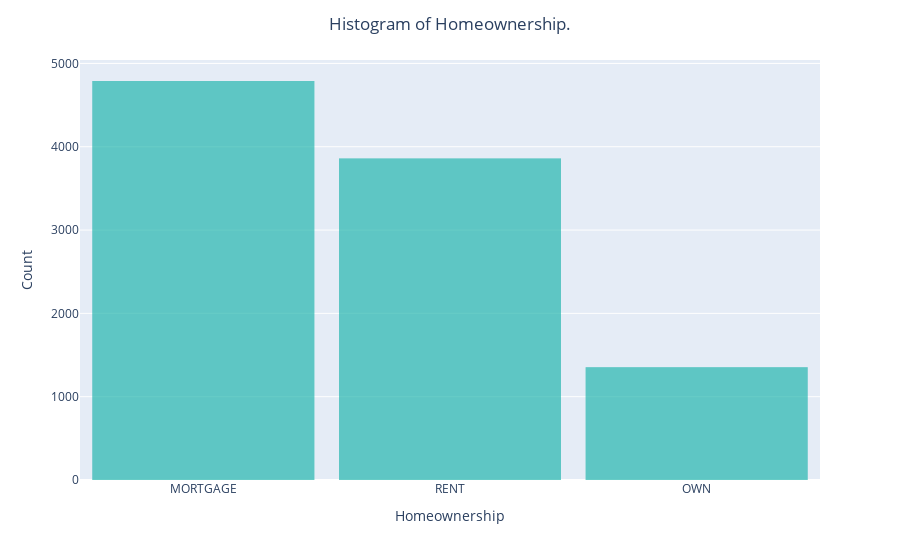

The notebook cell saved with this chart:
### Markdown cell above
**Q7** Can you figure out how to add x labels, y labels, and a title to this graph?

### Code cell
# Your code here
fig = px.bar(DF,
            x='homeownership',
            color_discrete_sequence=['lightseagreen'],)
fig.update_traces(dict(marker_line_width=0))
fig.update_layout(bargap=0.1,
                  title='Histogram of Homeownership.',
                  title_x=0.5,xaxis_title="Homeownership",yaxis_title="Count")

fig.show()

### Figure 1 — Plotly figure (JSON) as saved in the notebook; plotly's stock layout.template omitted (floating-point values rounded to 4 significant figures; data arrays with more than 128 entries replaced by an {"elided": "..."} marker saying what was removed)
{"data": [{"alignmentgroup": "True", "hovertemplate": "homeownership=%{x}<br>count=%{y}<extra></extra>", "legendgroup": "", "marker": {"color": "lightseagreen", "line": {"width": 0}, "pattern": {"shape": ""}}, "name": "", "offsetgroup": "", "orientation": "v", "showlegend": false, "textposition": "auto", "type": "bar", "x": {"elided": "10000 str values"}, "xaxis": "x", "y": {"elided": "10000 int values"}, "yaxis": "y"}], "layout": {"autosize": true, "bargap": 0.1, "barmode": "relative", "legend": {"tracegroupgap": 0}, "margin": {"t": 60}, "title": {"text": "Histogram of Homeownership.", "x": 0.5}, "xaxis": {"anchor": "y", "autorange": true, "domain": [0, 1], "range": [-0.5, 2.5], "title": {"text": "Homeownership"}, "type": "category"}, "yaxis": {"anchor": "x", "autorange": true, "domain": [0, 1], "range": [0, 5041.0], "title": {"text": "Count"}, "type": "linear"}}}
